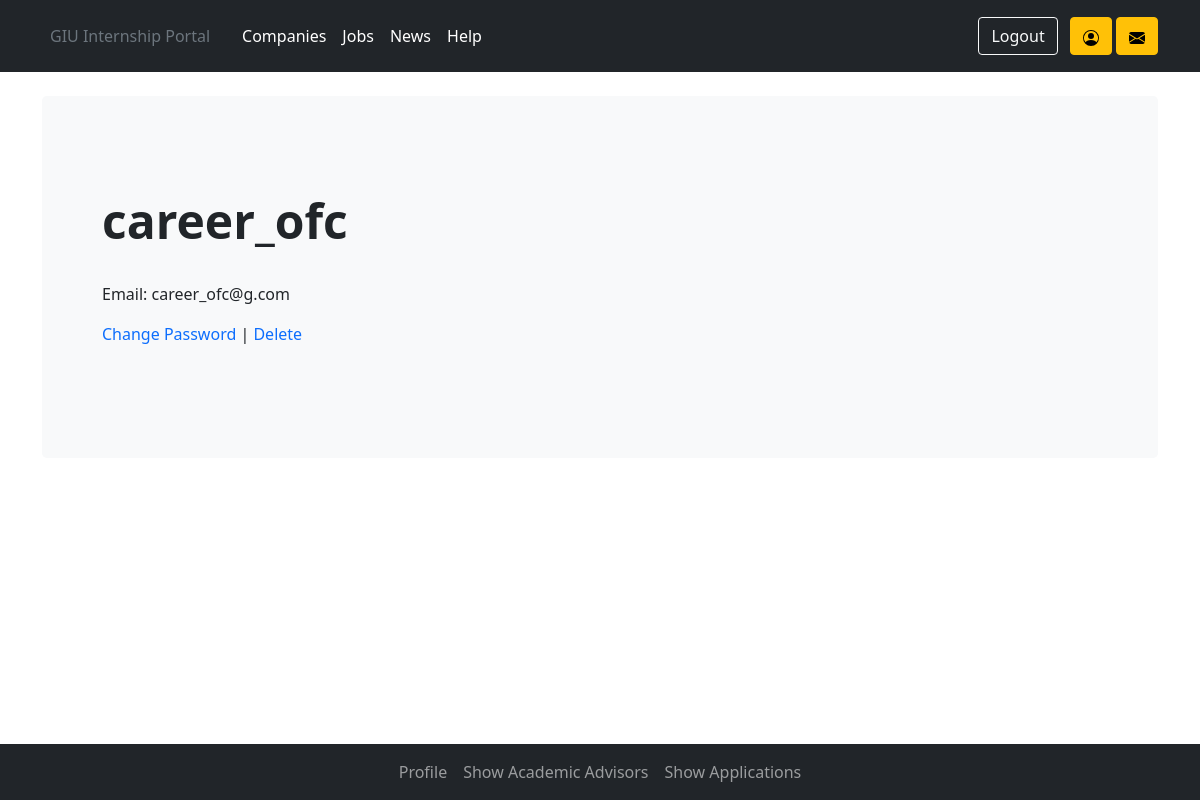
Screenshot of /users/careerofficeecoordinator/13/ (signed in) with the database file from the repository.
### users/models.py (models this page shows, shortened)
class CareerOfficeCoordinator(models.Model):
    user = models.OneToOneField(User, on_delete=models.CASCADE, primary_key=True)

class User(AbstractUser):
    is_student = models.BooleanField(default=False)
    is_employer = models.BooleanField(default=False)
    is_admin = models.BooleanField(default=False)
    is_faculty_representative = models.BooleanField(default=False)
    is_academic_advisor = models.BooleanField(default=False)
    is_career_office_coordinator = models.BooleanField(default=False)
    password = models.CharField(null=True, blank=True, max_length=500)

### users/views.py (the view)
# urls.py: path('careerofficeecoordinator/<int:pk>/', views.CareerOfficeCoordinatorProfileView.as_view(),
class CareerOfficeCoordinatorProfileView(LoginRequiredMixin, UserPassesTestMixin, DetailView):
    model = models.CareerOfficeCoordinator
    template_name = 'userprofiles/careerofc_profile.html'
    context_object_name = 'careerofc_profile_view'
    login_url = 'login'
    def test_func(self):
        return self.request.user.pk == self.get_object().pk

### templates/userprofiles/careerofc_profile.html (shortened to what this page needs)
{% extends 'userprofiles/profile_base.html' %}
{% block navitems %}
    <li class="nav-item">
        <a class="nav-link" href="{% url 'careerofc_profile' careerofc_profile_view.pk %}">Profile</a>
    </li>
    <li class="nav-item">
        <a class="nav-link" href="{% url 'list_academic_advisor_coc' careerofc_profile_view.pk %}">Show Academic
            Advisors</a>
    </li>
    <li class="nav-item">
        <a class="nav-link" href="{% url 'coc_show_applications' careerofc_profile_view.pk %}">Show Applications</a>
    </li>
{% endblock navitems %}
{% block profile_body %}
    <br>
    <div class="container">
        <div class="p-5 mb-4 bg-light rounded-3">
            <div class="container-fluid py-5">
                <h1 class="display-5 fw-bold">{{ careerofc_profile_view.user.username }}</h1>
                <br>
                <div class="article-entry">
                    <p>Email: {{ careerofc_profile_view.user.email }}</p>
                </div>
                <p><a class="no_underline" href="{% url 'password_change' %}">Change Password</a> |
                    <a class="no_underline" href="{% url 'user_delete' careerofc_profile_view.pk %}">Delete</a></p>
            </div>
        </div>
    </div>
    <br>
    <br>
{% endblock profile_body %}

### static/css/base.css (style rules this page uses)
.no_underline { text-decoration: none !important }

### rows the page displays
CareerOfficeCoordinator: user.username "career_ofc", user.email "career_ofc@g.com"
